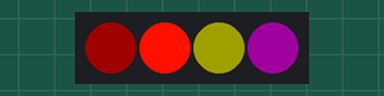
The sketch below on a simulated Arduino Uno, built with avr-gcc and run on an emulated ATmega328P. Parts: 4 RGB LEDs in strip order, left to right.

Above: at 0.2 s.
At 1.7 s:
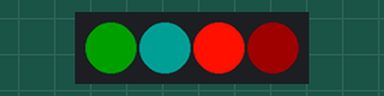
Timing chart, 0 to 3.0 s (numbered marks = the images above):
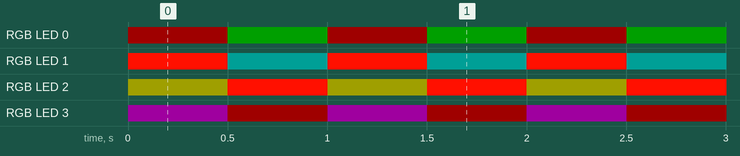

The sketch:

WS2812_AUG_24.ino
```cpp
#include <NeoPixelBus.h>

#define colorSaturation 32

const uint16_t PixelCount = 4; // this example assumes 4 pixels, making it smaller will cause a failure
const uint8_t PixelPin = 2;  // make sure to set this to the correct pin, ignored for Esp8266

NeoPixelBus<NeoGrbFeature, NeoWs2812xMethod> strip(PixelCount, PixelPin);

RgbColor red(colorSaturation, 0, 0);
RgbColor green(0, colorSaturation, 0);
RgbColor blue(0, 0, colorSaturation);
RgbColor white(colorSaturation);
RgbColor black(0);

RgbColor orange(255, colorSaturation/2, 0);
RgbColor yellow(colorSaturation, colorSaturation, 0);
RgbColor mint(0, colorSaturation, colorSaturation-2);
RgbColor purple(colorSaturation, 0, colorSaturation);

void setup() {
  // put your setup code here, to run once:
  strip.Begin();
  // strip.Show();
}

void loop() {
  // put your main code here, to run repeatedly:
  strip.SetPixelColor(0, red); // (gpio, color) // back right
  strip.SetPixelColor(1, orange); // back left
  strip.SetPixelColor(2, yellow); // front right
  strip.SetPixelColor(3, purple); // front left
  strip.Show(); // on
  delay(500);

  strip.SetPixelColor(0, green);
  strip.SetPixelColor(1, mint);
  strip.SetPixelColor(2, orange);
  strip.SetPixelColor(3, red);
  strip.Show(); // on
  delay(500);
}
```

Measured:
- by itself, RGB LED 0: alternates RGB(32, 0, 0) for 0.50 s and RGB(0, 32, 0) for 0.50 s
- by itself, RGB LED 1: alternates RGB(255, 16, 0) for 0.50 s and RGB(0, 32, 30) for 0.50 s
- by itself, RGB LED 2: alternates RGB(255, 16, 0) for 0.50 s and RGB(32, 32, 0) for 0.50 s
- by itself, RGB LED 3: alternates RGB(32, 0, 32) for 0.50 s and RGB(32, 0, 0) for 0.50 s
